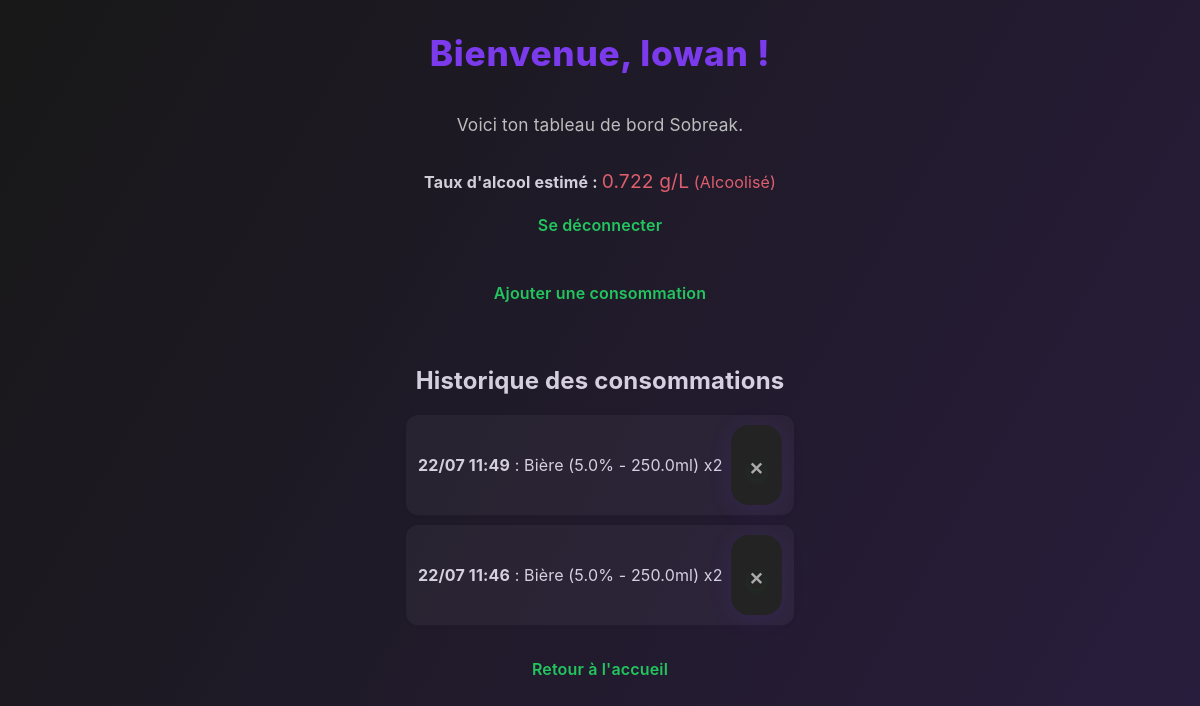
The app's page /dashboard (signed in) with its own data.
### models.py (models this page shows)
class User(UserMixin, db.Model):
    __tablename__ = 'users'
    id = db.Column(db.Integer, primary_key=True)
    username = db.Column(db.String(80), unique=True, nullable=False)
    email = db.Column(db.String(120), unique=True, nullable=False)
    password_hash = db.Column(db.String(128), nullable=False)
    date_of_birth = db.Column(db.Date)
    weight = db.Column(db.Float)
    gender = db.Column(db.String(10))
    created_at = db.Column(db.DateTime, default=datetime.utcnow)
    drinks = db.relationship('UserDrink', backref='user', cascade="all, delete-orphan")
    alcohol_levels = db.relationship('AlcoholLevel', backref='user', cascade="all, delete-orphan")
    scores = db.relationship('Score', backref='user', cascade="all, delete-orphan")

class UserDrink(db.Model):
    __tablename__ = 'userdrinks'
    id = db.Column(db.Integer, primary_key=True)
    user_id = db.Column(db.Integer, db.ForeignKey('users.id', ondelete='CASCADE'))
    drink_id = db.Column(db.Integer, db.ForeignKey('drinks.id', ondelete='CASCADE'))
    quantity = db.Column(db.Integer)
    consumed_at = db.Column(db.DateTime, default=datetime.utcnow)
    custom_drink_name = db.Column(db.String(80))
    notes = db.Column(db.Text)

class Drink(db.Model):
    __tablename__ = 'drinks'
    id = db.Column(db.Integer, primary_key=True)
    name = db.Column(db.String(80), nullable=False)
    alcohol_percentage = db.Column(db.Float, nullable=False)
    volume_ml = db.Column(db.Float, nullable=False)
    category = db.Column(db.String(50))
    image_url = db.Column(db.String(255))
    user_drinks = db.relationship('UserDrink', backref='drink', cascade="all, delete-orphan")

### app.py (the view)
@app.route('/dashboard')
@login_required
def dashboard():
    consommations = UserDrink.query.filter_by(user_id=current_user.id).order_by(UserDrink.consumed_at.desc()).all()
    bac = calculer_bac(current_user, consommations)
    return render_template('dashboard.html', user=current_user, consommations=consommations, bac=bac)

### app.py (called while the page is built, shortened)
@login_manager.user_loader
def load_user(user_id):
    return User.query.get(int(user_id))

def calculer_bac(user, consommations):
    if not user.weight or not user.gender:
        return None
    r = 0.7 if user.gender == 'homme' else 0.6
    poids = user.weight
    total_alcool_g = 0
    for c in consommations:
        if c.drink_id:
            drink = Drink.query.get(c.drink_id)
            if drink:
                deg = drink.alcohol_percentage
                vol = drink.volume_ml
            else:
                deg = 0
                vol = 0
        quantite = c.quantity or 1
        alcool_pur_ml = vol * (deg / 100.0) * quantite
        alcool_g = alcool_pur_ml * 0.8
        total_alcool_g += alcool_g
    if consommations:
        t0 = min([c.consumed_at for c in consommations])
        heures = (datetime.now() - t0).total_seconds() / 3600
    else:
        heures = 0
    bac = (total_alcool_g / (poids * r)) - (0.15 * heures)
    return max(0, round(bac, 3))

### templates/dashboard.html (shortened to what this page needs)
<!DOCTYPE html>
<html lang="fr">
<head>
    <link rel="stylesheet" href="/static/style.css">
</head>
<body>
    <h1>Bienvenue, {{ user.username }} !</h1>
    <p>Voici ton tableau de bord Sobreak.</p>
    <div style="margin: 18px 0;">
        {% if bac is not none %}
            {% set bac_color = '#ff6b6b' if bac > 0.5 else '#f1c40f' if bac > 0.2 else '#22c55e' %}
            <strong>Taux d'alcool estimé : </strong>
            <span style='color: {{ bac_color }}; font-size:1.2em;'>{{ bac }} g/L</span>
            {% if bac == 0 %}
                <span style="color:#22c55e;">(Sobre)</span>
            {% elif bac < 0.5 %}
                <span style="color:#f1c40f;">(Attention)</span>
            {% else %}
                <span style="color:#ff6b6b;">(Alcoolisé)</span>
            {% endif %}
        {% else %}
            <span style="color:#aaa;">Renseigne ton poids et ton genre pour le calcul !</span>
        {% endif %}
    </div>
    <a href="/logout">Se déconnecter</a>
    <br><br>
    <a href="/add_drink">Ajouter une consommation</a>
    <br><br>
    <h2>Historique des consommations</h2>
    {% if consommations %}
        <ul style="list-style:none;padding:0;max-width:400px;margin:0 auto;">
        {% for c in consommations %}
            <li style="background:#232323;margin-bottom:10px;padding:10px 12px;border-radius:12px;box-shadow:0 1px 4px rgba(44,62,80,0.04);text-align:left;display:flex;align-items:center;justify-content:space-between;gap:8px;">
                <div>
                    <strong>{{ c.consumed_at.strftime('%d/%m %H:%M') }}</strong> :
                    {% if c.drink_id and c.drink %}
                        {{ c.drink.name }} ({{ c.drink.alcohol_percentage }}% - {{ c.drink.volume_ml }}ml)
                    {% elif c.custom_drink_name %}
                        {{ c.custom_drink_name }}
                    {% else %}
                        Boisson inconnue
                    {% endif %}
                    x{{ c.quantity }}
                </div>
                <form method="POST" action="/delete_drink/{{ c.id }}" style="margin:0;display:inline;">
                    <button type="submit" onclick="return confirm('Êtes-vous sûr de vouloir supprimer cette consommation ?');" style="background:none;border:none;color:#aaa;width:auto;height:auto;min-width:unset;max-width:unset;min-height:unset;max-height:unset;padding:0;font-size:1.1em;line-height:1;display:inline;align-items:center;justify-content:center;cursor:pointer;">&#10005;</button>
                </form>
            </li>
        {% endfor %}
        </ul>
    {% else %}
        <p style="color:#aaa;">Aucune consommation enregistrée.</p>
    {% endif %}
    <br>
    <a href="/">Retour à l'accueil</a>
</body>
</html>

### static/style.css (style rules this page uses)
:root { --sobreak-black: #181818; --sobreak-violet: #7c3aed; --sobreak-green: #22c55e; --sobreak-violet-dark: #5b21b6; --sobreak-green-dark: #15803d; --sobreak-bg: #181818; --sobreak-card: #232323; --sobreak-text: #f5f5f5; --sobreak-shadow: 0 4px 24px rgba(124,58,237,0.12); --sobreak-radius: 18px; }
body { font-family: 'Inter', Arial, sans-serif; background: var(--sobreak-bg); margin: 0; padding: 0; text-align: center; min-height: 100vh; display: flex; flex-direction: column; justify-content: flex-start; color: var(--sobreak-text); letter-spacing: 0.01em; position: relative; overflow-x: hidden; }
body::before { content: ''; position: fixed; top: 0; left: 0; right: 0; bottom: 0; z-index: 0; background: linear-gradient(120deg, #181818 0%, #7c3aed 50%, #22c55e 100%); background-size: 200% 200%; animation: gradientMove 8s ease-in-out infinite; opacity: 0.18; pointer-events: none; }
h1 { color: var(--sobreak-violet); margin-top: 32px; font-size: 2.2rem; font-weight: 800; letter-spacing: 0.02em; position: relative; z-index: 1; }
p { color: #bdbdbd; margin: 16px 0; font-size: 1.08rem; position: relative; z-index: 1; }
a { color: var(--sobreak-green); text-decoration: none; margin: 0 10px; font-weight: 600; transition: color 0.2s, box-shadow 0.2s; border-radius: var(--sobreak-radius); padding: 4px 10px; outline: none; position: relative; z-index: 1; }
form { background: var(--sobreak-card); padding: 28px 18px 22px 18px; border-radius: var(--sobreak-radius); box-shadow: var(--sobreak-shadow); display: flex; flex-direction: column; gap: 16px; max-width: 370px; margin: 28px auto 0 auto; align-items: stretch; position: relative; z-index: 1; }
input, select, button, textarea { font-size: 1.02rem; padding: 8px 10px; border-radius: 10px; border: 1.5px solid #333; outline: none; margin-bottom: 4px; background: #181818; color: var(--sobreak-text); transition: border 0.2s, box-shadow 0.2s; box-shadow: 0 1px 4px rgba(44,62,80,0.04); min-height: 44px; max-height: 180px; }
button, input[type="button"], input[type="submit"] { width: auto !important; min-width: 60px; max-width: 120px; min-height: 32px; max-height: 40px; font-size: 0.95rem; padding: 6px 10px; resize: none !important; box-sizing: border-box; display: inline-block; }
button { background: linear-gradient(90deg, var(--sobreak-violet) 60%, var(--sobreak-green) 100%); color: #fff; border: none; font-weight: bold; cursor: pointer; transition: background 0.2s, color 0.2s, box-shadow 0.2s, transform 0.1s; margin-top: 8px; letter-spacing: 0.04em; box-shadow: 0 2px 8px rgba(34,197,94,0.10); min-width: 60px; min-height: 32px; max-width: 120px; margin-left: auto; margin-right: auto; border-radius: 16px; font-size: 0.95rem; position: relative; overflow: hidden; display: inline-block; }
button::after { content: ''; position: absolute; left: 50%; top: 50%; width: 0; height: 0; background: rgba(124,58,237,0.18); border-radius: 50%; transform: translate(-50%, -50%); opacity: 0; pointer-events: none; transition: width 0.4s cubic-bezier(.4,0,.2,1), height 0.4s cubic-bezier(.4,0,.2,1), opacity 0.3s; z-index: 2; }
@media (min-width: 600px) { form { max-width: 420px; } }
form, .dashboard-links, .main-links { transition: box-shadow 0.2s; }

### records on screen
User: username "lowan"
UserDrink: consumed_at "22/07 11:49", drink.name "Bière", drink.alcohol_percentage "5.0", drink.volume_ml "250.0", quantity "2"
UserDrink: consumed_at "22/07 11:46", drink.name "Bière", drink.alcohol_percentage "5.0", drink.volume_ml "250.0", quantity "2"

### other values on screen
{{ bac }} "0.722"
